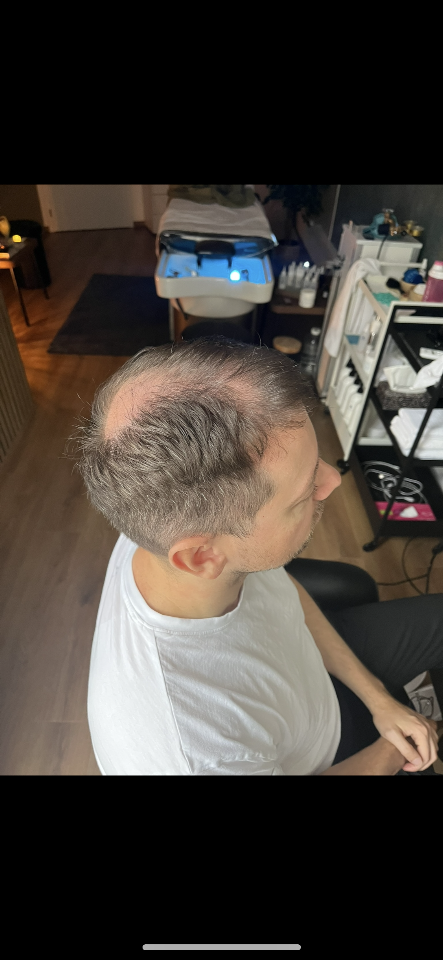
#> input picture assets/img/oxigen/vendeg/05-elotte.jpg, 443 x 960 px, given in place of 01-elotte.jpg, which was not available
$ python vendeg-kartyak.py ../../assets/img/oxigen/vendeg/05-elotte.jpg ../../assets/img/oxigen/vendeg/06-elotte.jpg
#> lines starting #> are read from the running program, lines starting #| are printed output that depends on the picture; pictures that were not available may be replaced by others from this repository, and a replacement may not be noted
#> `vaszon = Image.new('RGB', (FW * 2 + GAP, FH), (255, 255, 255))`: vaszon: PIL image 760x507 RGB; every value is 255
"""Az oxigen-landing "Legfrissebb eredmenyeink" kartya-kepei (assets/img/oxigen/vendeg-NN.jpg).

A Zapier-atviteli cso (drive-atvitel.zapier.ts, 'masol' mod) a Drive-mappa kepeibol kicsinyitett masolatot hoz (assets/img/oxigen/vendeg/<sorszam>-elotte.jpg /
-utana.jpg; a belyegkep PNG-forrasnal PNG, a kiterjesztes ettol fuggetlenul .jpg - a Pillow a tartalom alapjan nyitja meg). Ebbol keszul egy-egy osszetett kep,
mint a regi eredmeny-NN.jpg: 760x507, ket felkep (378x507) + 4 px feher sav. Az ELOTTE / UTANA cimke es a felirat HTML, a kepen nincs szoveg.

  python3 -I tools/email-kepek/vendeg-kartyak.py <nyers-mappa> <kimeneti-mappa>
  pelda: python3 -I tools/email-kepek/vendeg-kartyak.py /tmp/vendeg-nyers assets/img/oxigen

A nyers mappa (assets/img/oxigen/vendeg/) NEM kerul a repoba. A TERULET a telefonos kepernyomentesek fekete savjait / felületet vagja le: a fotoresz
(bal, felso, jobb, also) a nyers kepen; a KARTYAK adja, melyik ketto kerul egymas melle. Uj kepeknel a TERULET-et a kepek megnezesevel kell felvenni.
"""
import os
import sys
from PIL import Image

if len(sys.argv) != 3:
    sys.exit(__doc__)
RAW, KI = sys.argv[1].rstrip('/') + '/', sys.argv[2].rstrip('/')

FW, FH, GAP = 378, 507, 4
ARANY = FW / FH

# nev: (bal, felso, jobb, also) - a fotoresz a nyers kepen (a 443x960-as kepeken y 184..775, az 554x1200-asokon y 230..969, a HEIC-bol szarmazo 900x1200-asok teljesek)
TERULET = {
    '01-elotte': (0, 184, 443, 776),
    '01-utana': (0, 0, 900, 1200),
    '02-elotte': (0, 184, 443, 776),
    '02-utana': (0, 184, 443, 776),
    '03-elotte': (0, 184, 443, 776),
    '03-utana': (0, 0, 900, 1200),
    '04-elotte': (0, 184, 443, 776),
    '04-utana': (0, 230, 554, 970),
    '05-elotte': (0, 184, 443, 776),
    '05-utana': (0, 184, 443, 776),   # a telefon-felulet (ido, eszkoztar, bélyegkep-sor) a fotoresz alatt / folott van
    '06-elotte': (0, 125, 355, 601),   # teljes kepes foto, a telefon-felulet (felul / alul) nelkul; mar a vegleges ablak
    '06-utana': (0, 136, 443, 730),    # 9:16 foto, a kez es a fej teteje korul
    '07-utana-10': (0, 184, 443, 776),
    '07-utana-15': (0, 184, 443, 776),
    '08-elotte-b': (0, 184, 443, 776),  # a Drive-ban "08 Elotte .PNG" (szokozzel): a 07-es sorszam vendegenek elotte-kepe
    '08-elotte': (0, 184, 443, 776),
    '08-utana': (0, 0, 900, 1200),
    '09-elotte': (0, 230, 554, 970),
    '09-utana': (0, 184, 443, 776),
}

# kimeneti nev, elotte, utana (2026-10-09, a tulajdonos kerese: mindenki egyszer, egy kepen - a 03 (osszefogott hajjal) es az 05 (felulrol) kartya kimaradt, mert ugyanaz a vendeg mar szerepel jobban latszo kepen - a 07-es sorszam vendege csak a 15 alkalom utani kepevel -, es a szemuveges, szakallas ferfi (09-es sorszam) kartyaja kimaradt)
KARTYAK = [
    ('vendeg-01', '01-elotte', '01-utana'),
    ('vendeg-02', '02-elotte', '02-utana'),
    ('vendeg-04', '04-elotte', '04-utana'),
    ('vendeg-06', '06-elotte', '06-utana'),
    ('vendeg-07', '08-elotte-b', '07-utana-15'),
    ('vendeg-08', '08-elotte', '08-utana'),
]


def felkep(nev):
#> called with nev = '01-elotte'
    im = Image.open(RAW + nev + '.jpg').convert('RGB')
#> im is the input picture: PIL image 443x960 RGB; mean R, G, B 70.7, 64, 57.8
    l, t, r, b = TERULET[nev]
    w, h = r - l, b - t
    # a legnagyobb ablak a cel-aranyban, kozepre
    if w / h > ARANY:  # tul szeles: oldalrol vagunk
        nw = round(h * ARANY)
        l += (w - nw) // 2
        r = l + nw
    else:              # tul magas: fent-lent vagunk
        nh = round(w / ARANY)
        t += (h - nh) // 2
        b = t + nh
    return im.crop((l, t, r, b)).resize((FW, FH), Image.LANCZOS)
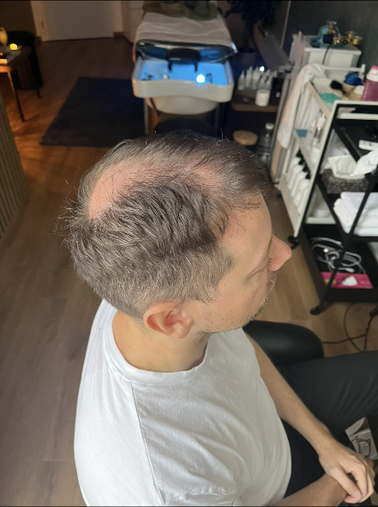
#> returned value: PIL image 378x507 RGB; mean R, G, B 114.1, 103.4, 93.3


for nev, e, u in KARTYAK:
    vaszon = Image.new('RGB', (FW * 2 + GAP, FH), (255, 255, 255))
    vaszon.paste(felkep(e), (0, 0))
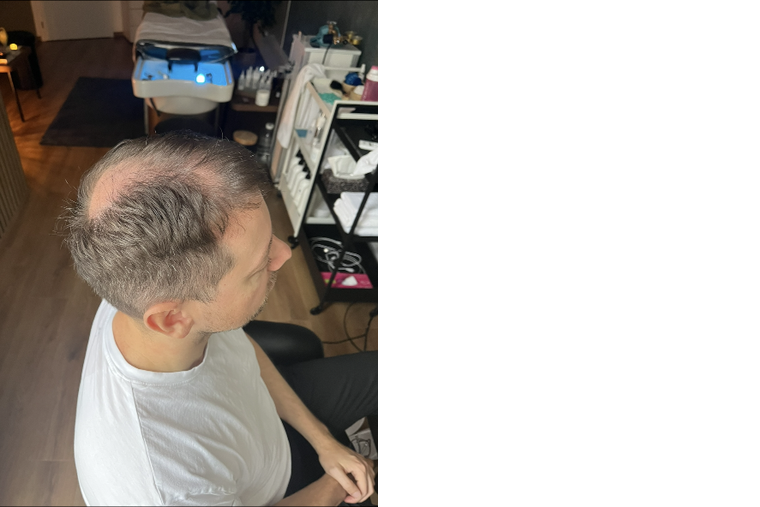
#> vaszon: PIL image 760x507 RGB; mean R, G, B 184.9, 179.6, 174.6
    vaszon.paste(felkep(u), (FW + GAP, 0))
#> call 2 of felkep, with nev = '01-utana'
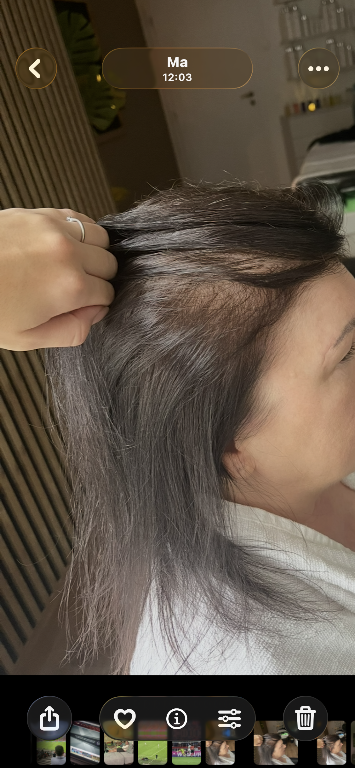
#> input picture assets/img/oxigen/vendeg/06-elotte.jpg, 355 x 768 px, given in place of 01-utana.jpg, which was not available
#> in felkep, im is the input picture: PIL image 355x768 RGB; mean R, G, B 94.6, 82.5, 69.3
#> in felkep (call 2), `return im.crop((l, t, r, b)).resize((FW, FH), Image.LANCZOS)`:
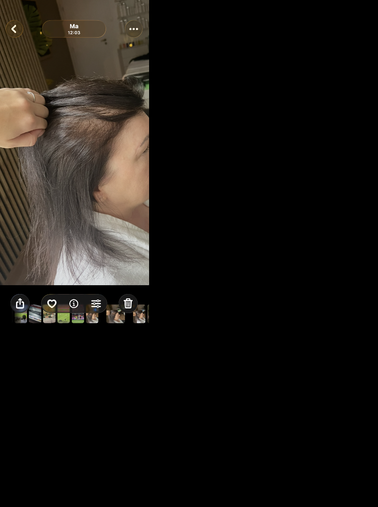
#> returned value: PIL image 378x507 RGB; mean R, G, B 23.9, 20.9, 17.5
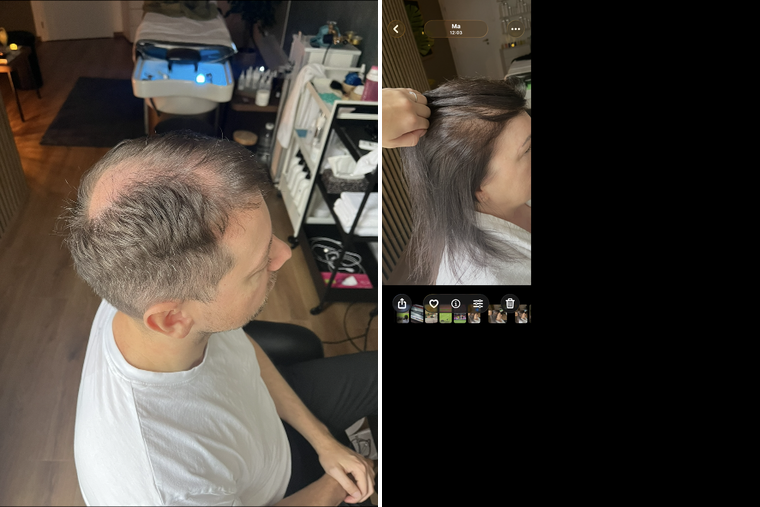
#> vaszon: PIL image 760x507 RGB; mean R, G, B 70, 63.1, 56.5
    ut = f'{KI}/{nev}.jpg'
    vaszon.save(ut, 'JPEG', quality=80, optimize=True, subsampling=2)
    print(ut, os.path.getsize(ut), vaszon.size)
#| ../../assets/img/oxigen/vendeg/06-elotte.jpg/vendeg-01.jpg 46747 (760, 507)
#> pass 2 of the loop `for nev, e, u in KARTYAK:`:
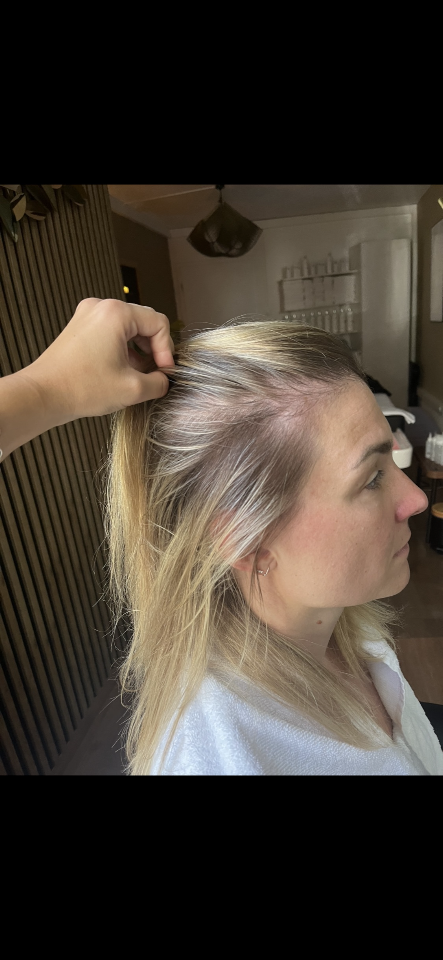
#> input picture assets/img/oxigen/vendeg/02-elotte.jpg, 443 x 960 px, found by its file name
#> in felkep, im is the input picture: PIL image 443x960 RGB; mean R, G, B 68.8, 60.2, 50.7
#> in felkep (call 4), `return im.crop((l, t, r, b)).resize((FW, FH), Image.LANCZOS)`:
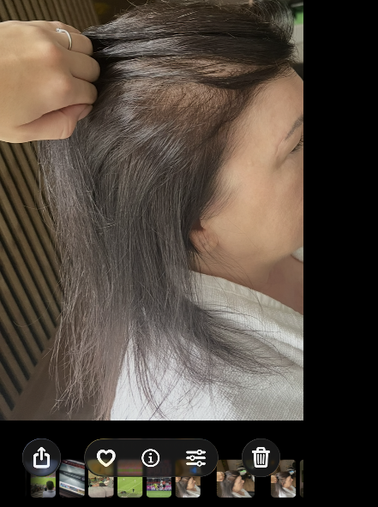
#> returned value: PIL image 378x507 RGB; mean R, G, B 81, 71.1, 61.8
#> `vaszon.paste(felkep(u), (FW + GAP, 0))`:
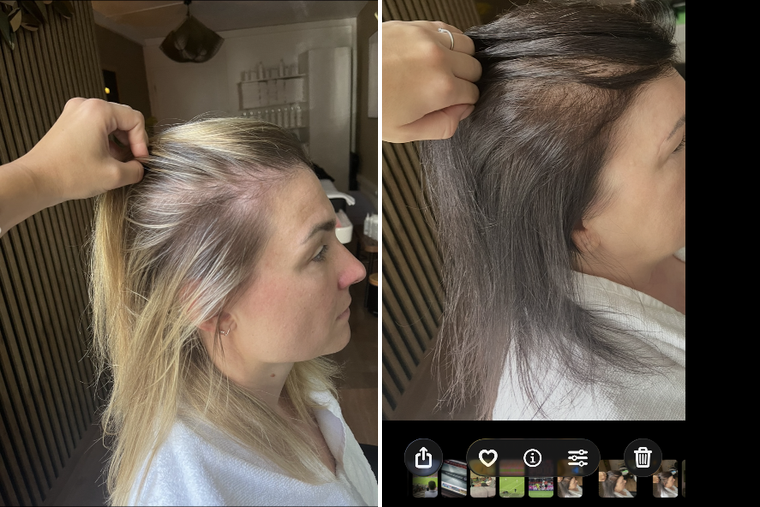
#> vaszon: PIL image 760x507 RGB; mean R, G, B 97.2, 85.4, 73.1
#| ../../assets/img/oxigen/vendeg/06-elotte.jpg/vendeg-02.jpg 69090 (760, 507)
#> pass 3 of the loop `for nev, e, u in KARTYAK:`:
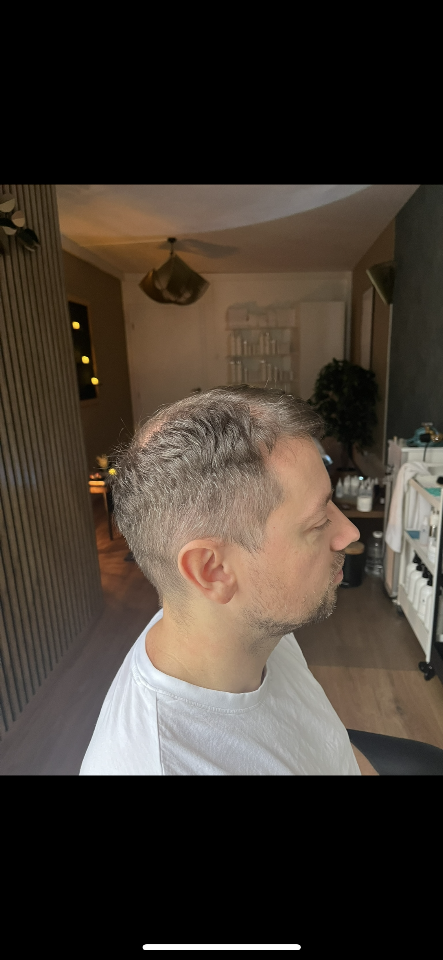
#> input picture assets/img/oxigen/vendeg/04-elotte.jpg, 443 x 960 px, found by its file name
#> in felkep, im is the input picture: PIL image 443x960 RGB; mean R, G, B 66.8, 57.9, 49.2
#> in felkep (call 5), `return im.crop((l, t, r, b)).resize((FW, FH), Image.LANCZOS)`:
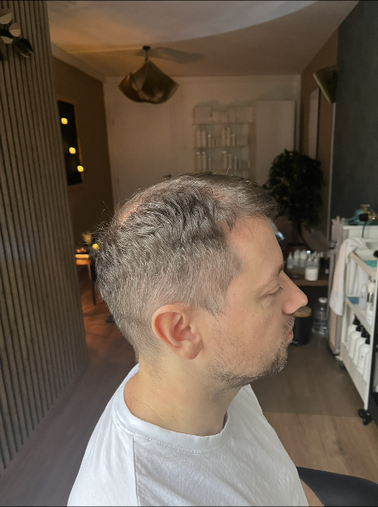
#> returned value: PIL image 378x507 RGB; mean R, G, B 107.7, 93.1, 79
#> `vaszon.paste(felkep(e), (0, 0))`:
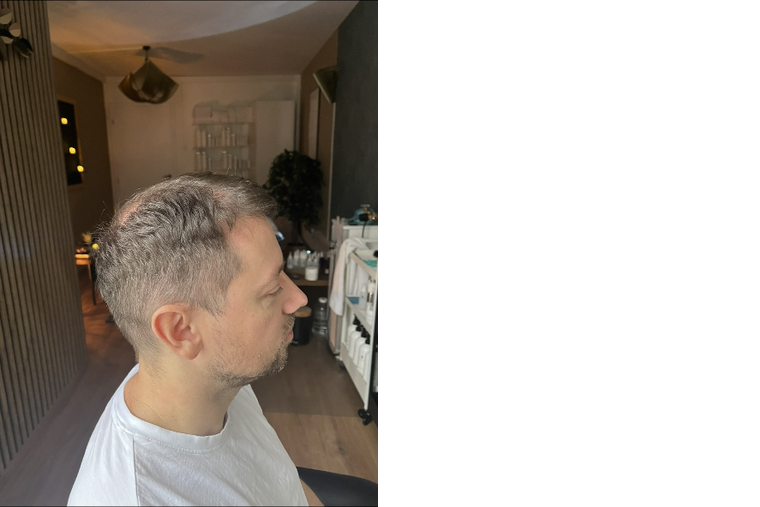
#> vaszon: PIL image 760x507 RGB; mean R, G, B 181.7, 174.5, 167.4
#> (the run stopped early here; a loop or call above may not have finished)
